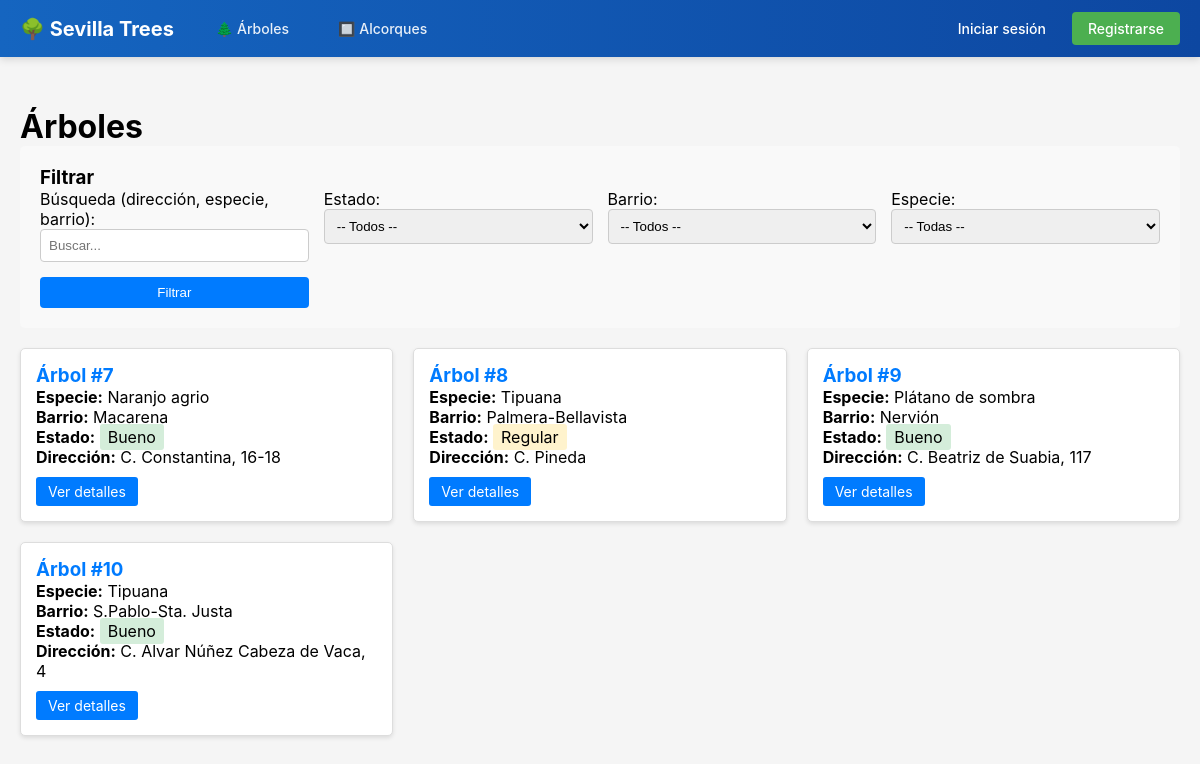
The app's page /inventario/arboles/, older data.
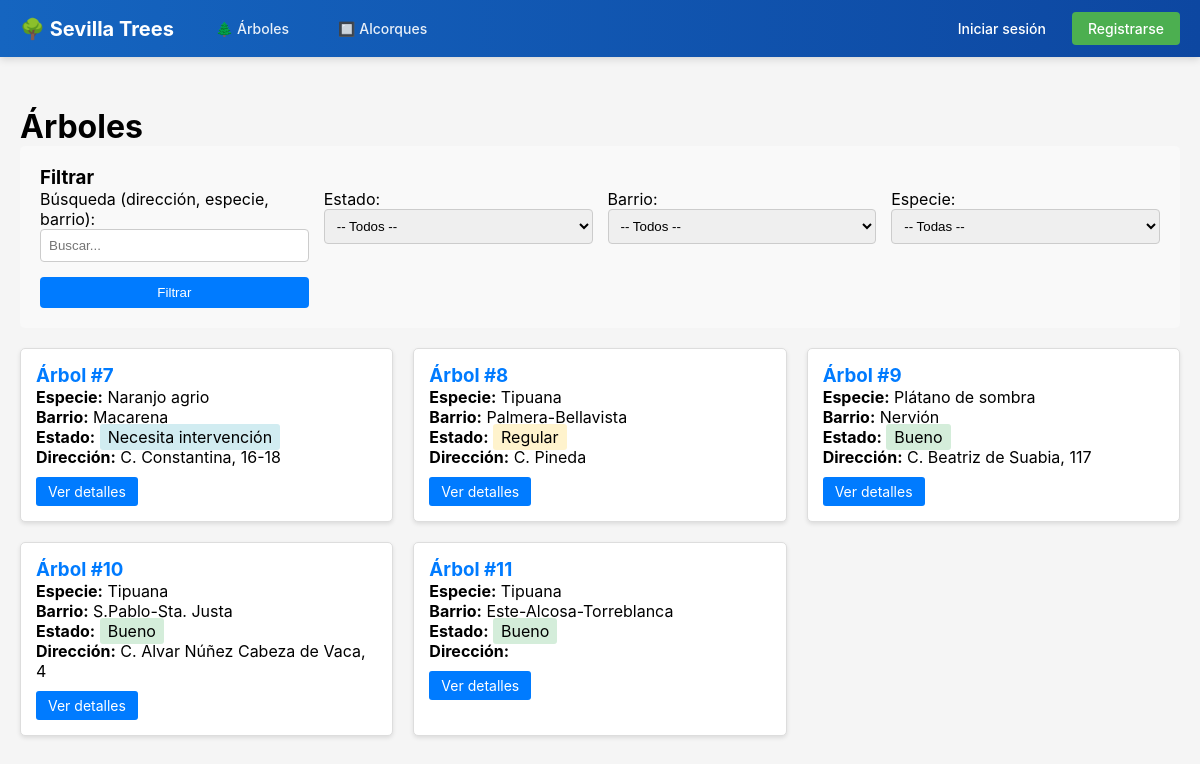
The same page, newer data.
### inventario/models.py (models this page shows, shortened)
class Arbol(models.Model):
    class Estado(models.TextChoices):
        BUENO = "BUENO", "Bueno"
        REGULAR = "REGULAR", "Regular"
        MALO = "MALO", "Malo"
        NECESITA_INTERVENCION = "NECESITA_INTERVENCION", "Necesita intervención"
    especie = models.ForeignKey("inventario.Especie", on_delete=models.PROTECT, related_name="arboles",)
    barrio = models.ForeignKey("inventario.Barrio", on_delete=models.PROTECT, related_name="arboles",)
    estado = models.CharField(max_length=50, choices=Estado.choices, default=Estado.BUENO)
    latitud = models.DecimalField(max_digits=9, decimal_places=6, null=True, blank=True)
    longitud = models.DecimalField(max_digits=9, decimal_places=6, null=True, blank=True)
    direccion = models.TextField(null=True, blank=True)
    fecha_plant = models.DateField(null=True, blank=True)
    observaciones = models.TextField(null=True, blank=True)
    class Meta: constraints = [
        models.UniqueConstraint(fields=["latitud", "longitud"], name="un_arbol_por_ubi")
        ]

class Especie(models.Model):
    nombre_comun = models.CharField(max_length=50)
    nombre_cient = models.CharField(max_length=50, null=True, blank=True)
    familia = models.CharField(max_length=50, null=True, blank=True)
    descripcion = models.TextField(null=True, blank=True)

class Barrio(models.Model):
    nombre = models.CharField(max_length=100)
    delimitacion = models.TextField(null=True, blank=True)

### inventario/views.py (the view)
# urls.py: path("arboles/", views.arbol_lista, name="arbol_lista"),
def arbol_lista(request):
    q = request.GET.get("q", "").strip()
    estado = request.GET.get("estado", "").strip()
    barrio_id = request.GET.get("barrio", "").strip()
    especie_id = request.GET.get("especie", "").strip()
    qs = Arbol.objects.select_related("especie", "barrio").all()
    if q:
        qs = qs.filter(
			Q(direccion__icontains=q)
			| Q(especie__nombre_comun__icontains=q)
			| Q(barrio__nombre__icontains=q)
		)
    if estado:
        qs = qs.filter(estado=estado)
    if barrio_id.isdigit():
        qs = qs.filter(barrio_id=int(barrio_id))
    if especie_id.isdigit():
        qs = qs.filter(especie_id=int(especie_id))
    qs = qs.order_by("id")
    context = {
		"arboles": qs,
		"q": q,
		"estado": estado,
		"barrio_id": barrio_id,
		"especie_id": especie_id,
		"especies": Especie.objects.order_by("nombre_comun"),
		"barrios": Barrio.objects.order_by("nombre"),
		"estados": Arbol.Estado.choices,
	}
    return render(request, "inventario/arbol_lista.html", context)

### templates/inventario/arbol_lista.html (shortened to what this page needs)
{% extends "base.html" %}
{% block content %}
<div style="max-width: 1200px; margin: 30px auto; padding: 20px;">
    <h1>Árboles</h1>
    <div style="background-color: #f9f9f9; padding: 20px; border-radius: 5px; margin-bottom: 20px;">
        <h3>Filtrar</h3>
        <form method="GET" style="display: grid; grid-template-columns: repeat(auto-fit, minmax(250px, 1fr)); gap: 15px;">
            <div>
                <label for="q">Búsqueda (dirección, especie, barrio):</label>
                <input type="text" id="q" name="q" value="{{ q }}" placeholder="Buscar..." style="width: 100%; padding: 8px; border: 1px solid #ccc; border-radius: 4px; box-sizing: border-box;">
            </div>
            <div>
                <label for="estado">Estado:</label>
                <select id="estado" name="estado" style="width: 100%; padding: 8px; border: 1px solid #ccc; border-radius: 4px; box-sizing: border-box;">
                    <option value="">-- Todos --</option>
                </select>
            </div>
            <div>
                <label for="barrio">Barrio:</label>
                <select id="barrio" name="barrio" style="width: 100%; padding: 8px; border: 1px solid #ccc; border-radius: 4px; box-sizing: border-box;">
                    <option value="">-- Todos --</option>
                </select>
            </div>
            <div>
                <label for="especie">Especie:</label>
                <select id="especie" name="especie" style="width: 100%; padding: 8px; border: 1px solid #ccc; border-radius: 4px; box-sizing: border-box;">
                    <option value="">-- Todas --</option>
                </select>
            </div>
            <div style="display: flex; align-items: flex-end;">
                <button type="submit" style="background-color: #007bff; color: white; padding: 8px 15px; border: none; border-radius: 4px; cursor: pointer; width: 100%;">Filtrar</button>
            </div>
        </form>
    </div>
    {% if arboles %}
        <div style="display: grid; grid-template-columns: repeat(auto-fill, minmax(300px, 1fr)); gap: 20px;">
            {% for arbol in arboles %}
                <div style="background-color: white; border: 1px solid #ddd; border-radius: 5px; padding: 15px; box-shadow: 0 2px 4px rgba(0,0,0,0.1);">
                    <h3><a href="{% url 'arbol_detalle' arbol.pk %}" style="color: #007bff; text-decoration: none;">Árbol #{{ arbol.id }}</a></h3>
                    <p><strong>Especie:</strong> {{ arbol.especie.nombre_comun }}</p>
                    <p><strong>Barrio:</strong> {{ arbol.barrio.nombre }}</p>
                    <p><strong>Estado:</strong> <span style="background-color: {% if arbol.estado == 'BUENO' %}#d4edda{% elif arbol.estado == 'REGULAR' %}#fff3cd{% elif arbol.estado == 'MALO' %}#f8d7da{% else %}#d1ecf1{% endif %}; padding: 3px 8px; border-radius: 3px;">{{ arbol.get_estado_display }}</span></p>
                    <p><strong>Dirección:</strong> {{ arbol.direccion|truncatewords:8 }}</p>
                    <div style="margin-top: 10px;">
                        <a href="{% url 'arbol_detalle' arbol.pk %}" style="background-color: #007bff; color: white; padding: 6px 12px; border-radius: 3px; text-decoration: none; display: inline-block; font-size: 14px;">Ver detalles</a>
                    </div>
                </div>
            {% endfor %}
        </div>
    {% else %}
        <div style="background-color: #fff3cd; border-left: 4px solid #ffc107; padding: 15px; border-radius: 5px;">
            <p>No se encontraron árboles con los filtros seleccionados.</p>
        </div>
    {% endif %}
</div>
{% endblock %}

Row changes from the older to the newer data that the page shows:
changed Arbol "C. Constantina, 16-18": estado "Bueno" → "Necesita intervención"
added Arbol: id "11", especie.nombre_comun "Tipuana", barrio.nombre "Este-Alcosa-Torreblanca", estado "Bueno"
